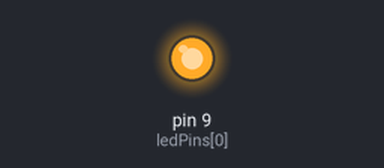
Simulated run of this sketch. Board: Arduino Uno, built with avr-gcc and run on an emulated ATmega328P. On the bench: output pins drawn as LEDs (lit = HIGH).

Above: at 0.1 s.
Timing chart, 0 to 1.6 s (numbered marks = the images above):
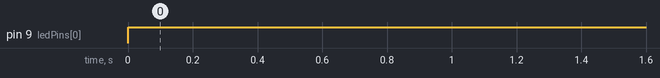

The sketch:

PWM-Lesson.ino
```cpp
const uint8_t ledPins[] = {9};

const int numberOfPins = sizeof(ledPins) / sizeof(ledPins[0]);


const int bright = 255;
const int off = 0;

void setup() {
  // put your setup code here, to run once:
  for (int i = 0; i < numberOfPins; i++) {
    pinMode(ledPins[i], OUTPUT);
  }
}

void loop() {
  // put your main code here, to run repeatedly:
  analogWrite(ledPins[0], bright);
}
```

Measured:
- by itself, pin 9 (ledPins[0]): LOW → HIGH at 0.00 s
